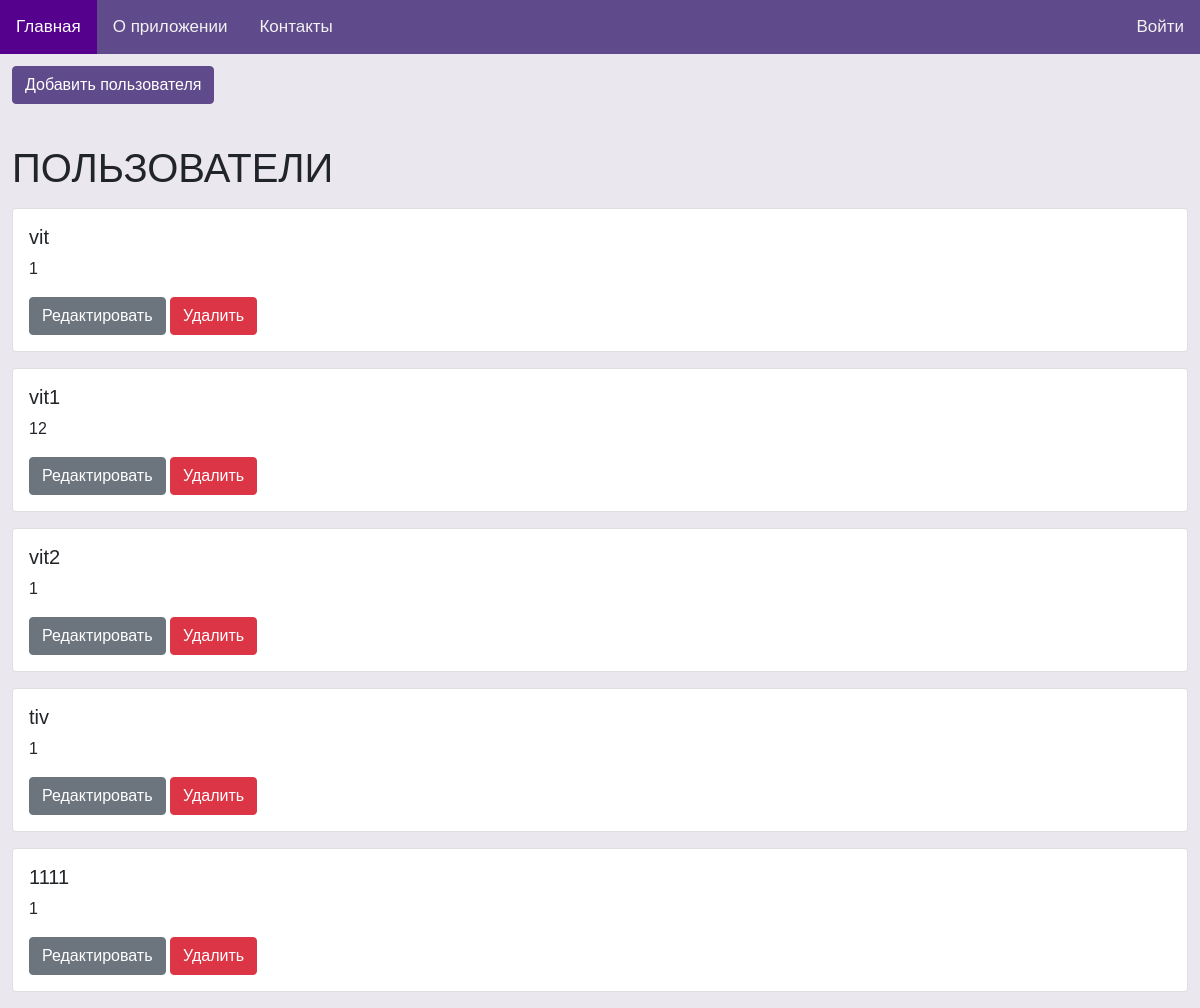
The app's page /users, older data.
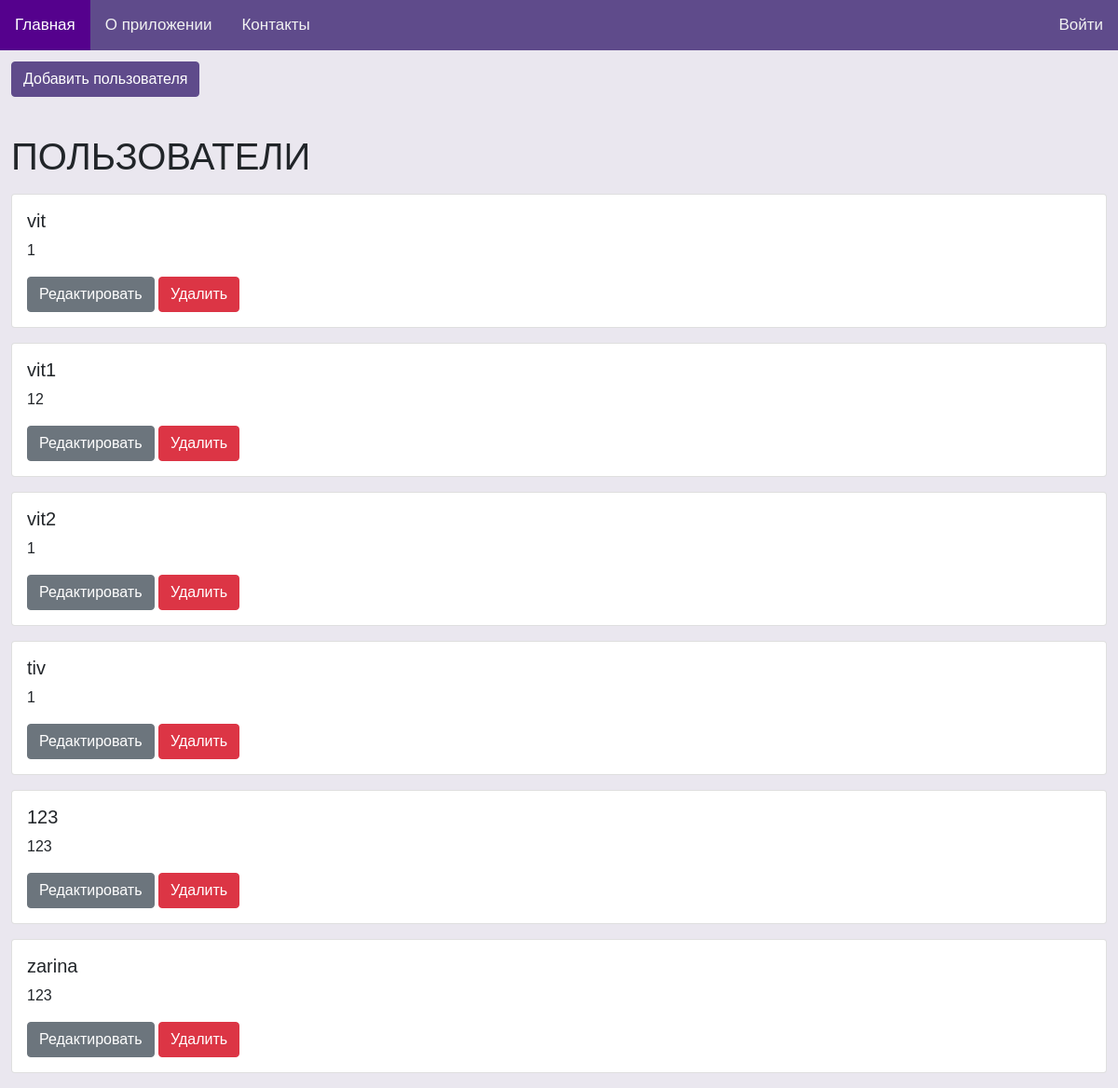
The same page, newer data.
### tables this page shows
CREATE TABLE passwords(
                login TEXT PRIMARY KEY,
                password TEXT NOT NULL);

### server.py (the view)
@app.route("/users")
def get_users():
    conn = get_db_connection()
    users = conn.execute('SELECT * FROM passwords').fetchall()
    conn.close()
    return render_template('users/users.html', users=users)

### server.py (called while the page is built)
def get_db_connection():
    conn = sqlite3.connect('blog.db')
    conn.row_factory = sqlite3.Row
    return conn

### templates/users/users.html (shortened to what this page needs)
{% extends "main/base.html" %}
{% block stylesheet %}
    <link rel="stylesheet" href="https://cdn.jsdelivr.net/npm/bootstrap@5.1.3/dist/css/bootstrap.min.css">
{% endblock %}
{% block content %}
    <a class="btn btn-primary mb-3 button" href="{{ url_for('create_user') }}">Добавить пользователя</a>
    <div class="mb-3">
        <h1>ПОЛЬЗОВАТЕЛИ</h1>
    </div>
    {% for user in users %}
        <div class="card mb-3">
            <div class="card-body">
                <h5 class="card-title">{{ user['login'] }}</h5>
                <p class="card-text">{{ user['password'] }}</p>
                <a class="btn btn-secondary" href="{{ url_for('edit_user', login=user['login']) }}">Редактировать</a>
                <form action="{{ url_for('delete_user', login=user['login']) }}" method="POST" class="d-inline">
                    <button class="btn btn-danger" type="submit">Удалить</button>
                </form>
            </div>
        </div>
    {% endfor %}
{% endblock %}

Row changes from the older to the newer data that the page shows:
removed passwords: login "1111", password "1"
added passwords: login "123", password "123"
added passwords: login "zarina", password "123"
